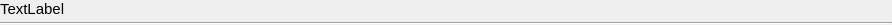
<?xml version="1.0" encoding="UTF-8"?>
<ui version="4.0">
 <class>SectionHeaderWidget</class>
 <widget class="QWidget" name="SectionHeaderWidget">
  <property name="geometry">
   <rect>
    <x>0</x>
    <y>0</y>
    <width>892</width>
    <height>25</height>
   </rect>
  </property>
  <property name="font">
   <font>
    <pointsize>10</pointsize>
   </font>
  </property>
  <property name="windowTitle">
   <string>Form</string>
  </property>
  <layout class="QVBoxLayout" name="verticalLayout">
   <property name="spacing">
    <number>4</number>
   </property>
   <property name="leftMargin">
    <number>0</number>
   </property>
   <property name="topMargin">
    <number>0</number>
   </property>
   <property name="rightMargin">
    <number>0</number>
   </property>
   <property name="bottomMargin">
    <number>0</number>
   </property>
   <item>
    <widget class="QLabel" name="SectionLabel">
     <property name="enabled">
      <bool>true</bool>
     </property>
     <property name="font">
      <font>
       <pointsize>11</pointsize>
       <bold>false</bold>
      </font>
     </property>
     <property name="text">
      <string>TextLabel</string>
     </property>
    </widget>
   </item>
   <item>
    <widget class="Line" name="line">
     <property name="orientation">
      <enum>Qt::Horizontal</enum>
     </property>
    </widget>
   </item>
  </layout>
 </widget>
 <resources>
  <include location="../main.qrc"/>
 </resources>
 <connections/>
</ui>
